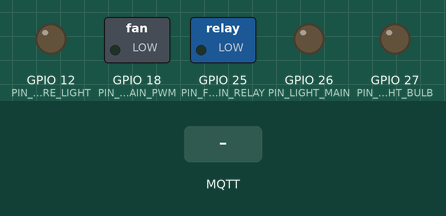
Simulated run of this sketch. Board: ESP32. On the bench: switched loads named in the sketch (green lamp = pin HIGH), output pins drawn as LEDs (lit = HIGH). The test bench sets the inputs (shaded band). WiFi joins after 1.5 s; servers stay silent unless stated; random numbers use the default seed unless the sketch sets one; no MQTT or app messages arrive unless stated; pins used as bus, display or sensor lines are not drawn; what the sketch prints to the serial monitor is not drawn.

Above: at 0.0 s.
At 3.2 s:
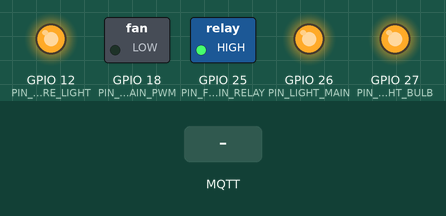
3.3 s: MQTT message "night_mode" arrives on the second subscribed topic
At 3.8 s:
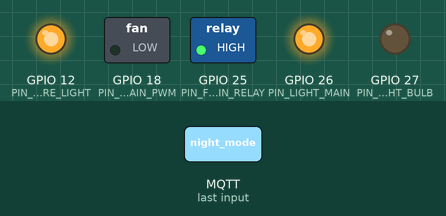
4.8 s: MQTT message "all_off" arrives on the first subscribed topic
6.3 s: MQTT message "night_mode" arrives on the first subscribed topic
Timing chart, 0 to 9.3 s (numbered marks = the images above; inputs shaded):
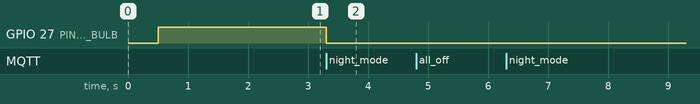

The sketch:

esp32_ayush_node.ino
```cpp
/* ==============================================================================
 * ESP32 Node Firmware — Ayush's Room Switchboard
 * Room ID: ayush (Floor: 2nd Floor)
 *
 * Controlled Appliances:
 *   - ay1: Main Fan with Speed Regulator (Relay on GPIO 25, PWM on GPIO 18)
 *   - ay2: Main Light (GPIO 26)
 *   - ay3: Night Bulb (GPIO 27)
 *   - ay5: Brown Fan (Secondary Fan, GPIO 14)
 *   - ay6: Centre Light Socket (GPIO 12)
 *
 * Telemetry:
 *   - Wi-Fi RSSI signal strength & IP address
 *   - Temperature & Humidity readings
 *
 * MQTT Topics:
 *   - Subscribes to: home/nodes/ayush/set
 *   - Subscribes to: home/nodes/all/scene (Broadcast scenes: ALL_OFF,
 * NIGHT_MODE)
 *   - Publishes to:  home/nodes/ayush/telemetry
 * ==============================================================================
 */

#include <ArduinoJson.h>
#include <PubSubClient.h>
#include <WiFi.h>

// ==============================================================================
// 1. NETWORK & MQTT CONFIGURATION
// ==============================================================================
const char *WIFI_SSID = "YOUR_WIFI_SSID";
const char *WIFI_PASSWORD = "YOUR_WIFI_PASSWORD";

const char *MQTT_SERVER = "192.168.137.185"; // Raspberry Pi Gateway IP
const int MQTT_PORT = 1883;                  // Mosquitto Broker Port
const char *NODE_ID = "ayush"; // Node identifier matching Firebase

// MQTT Topic Definitions
const char *TOPIC_SET        = "home/nodes/ayush/set";
const char *TOPIC_SCENE      = "home/nodes/all/scene";
const char *TOPIC_TELEMETRY  = "home/nodes/ayush/telemetry";
const char *TOPIC_HEARTBEAT  = "home/nodes/ayush/heartbeat";

// ==============================================================================
// 2. HARDWARE PIN DEFINITIONS
// ==============================================================================
#define PIN_FAN_MAIN_RELAY 25 // ay1: Main Fan Power Relay
#define PIN_FAN_MAIN_PWM 18   // ay1: Main Fan Speed Regulator (PWM)
#define PIN_LIGHT_MAIN 26     // ay2: Main Light
#define PIN_NIGHT_BULB 27     // ay3: Night Bulb
#define PIN_BROWN_FAN 14      // ay5: Secondary Brown Fan
#define PIN_CENTRE_LIGHT 12   // ay6: Centre Light Socket

#define RELAY_ON LOW
#define RELAY_OFF HIGH

const int PWM_CHANNEL = 0;
const int PWM_FREQ = 5000;
const int PWM_RESOLUTION = 8;

// Appliance States
bool stateFanMain = false;
int fanMainSpeed = 5; // Level 1 - 5 (Default 5)
bool stateLightMain = false;
bool stateNightBulb = false;
bool stateBrownFan = false;
bool stateCentreLight = false;

// Environmental Data
float ambientTemp = 24.0;
float ambientHumidity = 54.0;

// Timing Constants
unsigned long lastTelemetryMillis  = 0;
unsigned long lastHeartbeatMillis  = 0;
const unsigned long TELEMETRY_INTERVAL_MS  = 8000;
const unsigned long HEARTBEAT_INTERVAL_MS  = 2000; // Heartbeat every 2s

WiFiClient espClient;
PubSubClient mqttClient(espClient);

// ==============================================================================
// 3. HARDWARE CONTROL HELPERS
// ==============================================================================
void applyFanMainSpeed(int speedLevel) {
  if (speedLevel < 1)
    speedLevel = 1;
  if (speedLevel > 5)
    speedLevel = 5;
  fanMainSpeed = speedLevel;

  int dutyCycle = map(speedLevel, 1, 5, 80, 255);
  if (!stateFanMain)
    dutyCycle = 0;

#if ESP_ARDUINO_VERSION >= ESP_ARDUINO_VERSION_VAL(3, 0, 0)
  ledcWrite(PIN_FAN_MAIN_PWM, dutyCycle);
#else
  ledcWrite(PWM_CHANNEL, dutyCycle);
#endif
  Serial.printf(
      "[REGULATOR] Ayush Main Fan Speed set to Level %d (Duty %d/255)\n",
      fanMainSpeed, dutyCycle);
}

void applyRelayStates() {
  digitalWrite(PIN_FAN_MAIN_RELAY, stateFanMain ? RELAY_ON : RELAY_OFF);
  digitalWrite(PIN_LIGHT_MAIN, stateLightMain ? RELAY_ON : RELAY_OFF);
  digitalWrite(PIN_NIGHT_BULB, stateNightBulb ? RELAY_ON : RELAY_OFF);
  digitalWrite(PIN_BROWN_FAN, stateBrownFan ? RELAY_ON : RELAY_OFF);
  digitalWrite(PIN_CENTRE_LIGHT, stateCentreLight ? RELAY_ON : RELAY_OFF);

  applyFanMainSpeed(fanMainSpeed);
}

void initPins() {
  pinMode(PIN_FAN_MAIN_RELAY, OUTPUT);
  pinMode(PIN_LIGHT_MAIN, OUTPUT);
  pinMode(PIN_NIGHT_BULB, OUTPUT);
  pinMode(PIN_BROWN_FAN, OUTPUT);
  pinMode(PIN_CENTRE_LIGHT, OUTPUT);

#if ESP_ARDUINO_VERSION >= ESP_ARDUINO_VERSION_VAL(3, 0, 0)
  ledcAttach(PIN_FAN_MAIN_PWM, PWM_FREQ, PWM_RESOLUTION);
#else
  ledcSetup(PWM_CHANNEL, PWM_FREQ, PWM_RESOLUTION);
  ledcAttachPin(PIN_FAN_MAIN_PWM, PWM_CHANNEL);
#endif

  applyRelayStates();
}

// ==============================================================================
// 4. TELEMETRY & HEARTBEAT PUBLISHERS
// ==============================================================================

// Lightweight heartbeat — just proves the node is alive (2s interval)
void publishHeartbeat() {
  JsonDocument doc;
  doc["node_id"]  = NODE_ID;
  doc["ts_ms"]    = millis();
  doc["rssi"]     = WiFi.RSSI();

  char buffer[128];
  size_t n = serializeJson(doc, buffer);
  mqttClient.publish(TOPIC_HEARTBEAT, buffer, n);
  Serial.println("[MQTT HEARTBEAT] ♥ sent");
}

// Full telemetry — relay states + environment (8s interval)
void publishTelemetry() {
  JsonDocument doc;
  doc["node_id"] = NODE_ID;
  doc["room"] = "Ayush Room (2nd Floor)";
  doc["mac"] = WiFi.macAddress();
  doc["rssi"] = WiFi.RSSI();
  doc["status"] = "online";
  doc["uptime_s"] = millis() / 1000;

  doc["relays"]["ay1_fan_main"] = stateFanMain;
  doc["relays"]["ay1_fan_speed"] = fanMainSpeed;
  doc["relays"]["ay2_light_main"] = stateLightMain;
  doc["relays"]["ay3_night_bulb"] = stateNightBulb;
  doc["relays"]["ay5_brown_fan"] = stateBrownFan;
  doc["relays"]["ay6_centre_light"] = stateCentreLight;

  doc["temperature"] = ambientTemp;
  doc["humidity"] = ambientHumidity;

  char buffer[512];
  size_t n = serializeJson(doc, buffer);
  mqttClient.publish(TOPIC_TELEMETRY, buffer, n);
  Serial.print("[MQTT PUB] Telemetry: ");
  Serial.println(buffer);
}

// ==============================================================================
// 5. MQTT INCOMING COMMAND HANDLER
// ==============================================================================
void handleMqttMessage(char *topic, byte *payload, unsigned int length) {
  char message[512];
  if (length >= sizeof(message))
    length = sizeof(message) - 1;
  memcpy(message, payload, length);
  message[length] = '\0';

  Serial.printf("[MQTT RECV] Topic: %s | Payload: %s\n", topic, message);

  JsonDocument doc;
  DeserializationError error = deserializeJson(doc, message);

  if (String(topic) == TOPIC_SCENE) {
    const char *scene = doc["name"] | message;
    if (strcmp(scene, "all_off") == 0) {
      stateFanMain = false;
      stateLightMain = false;
      stateNightBulb = false;
      stateBrownFan = false;
      stateCentreLight = false;
      Serial.println(">> Scene Executed: ALL_OFF");
    } else if (strcmp(scene, "night_mode") == 0) {
      stateNightBulb = true; // Night lamp ON
      stateLightMain = false;
      stateBrownFan = false;
      stateCentreLight = false;
      Serial.println(">> Scene Executed: NIGHT_MODE");
    }
  } else if (!error) {
    const char* nameStr = doc["name"] | "";
    if (doc["ay1"].is<bool>() || (strstr(nameStr, "FAN") && !strstr(nameStr, "BROWN"))) {
      stateFanMain = doc["ay1"].is<bool>() ? doc["ay1"].as<bool>() : doc["state"].as<bool>();
      if (doc["speed"].is<int>()) {
        fanMainSpeed = doc["speed"].as<int>();
      }
    }
    if (doc["ay2"].is<bool>() || strstr(nameStr, "MAIN")) {
      stateLightMain = doc["ay2"].is<bool>() ? doc["ay2"].as<bool>() : doc["state"].as<bool>();
    }
    if (doc["ay3"].is<bool>() || strstr(nameStr, "NIGHT")) {
      stateNightBulb = doc["ay3"].is<bool>() ? doc["ay3"].as<bool>() : doc["state"].as<bool>();
    }
    if (doc["ay5"].is<bool>() || strstr(nameStr, "BROWN")) {
      stateBrownFan = doc["ay5"].is<bool>() ? doc["ay5"].as<bool>() : doc["state"].as<bool>();
    }
    if (doc["ay6"].is<bool>() || strstr(nameStr, "CENTRE")) {
      stateCentreLight = doc["ay6"].is<bool>() ? doc["ay6"].as<bool>() : doc["state"].as<bool>();
    }
    if (doc["speed"].is<int>()) {
      fanMainSpeed = doc["speed"].as<int>();
    }
  }

  applyRelayStates();
  publishTelemetry();
}

// ==============================================================================
// 6. WI-FI & MQTT CONNECTION MANAGERS
// ==============================================================================
void setupWiFi() {
  delay(10);
  Serial.print("\nConnecting to Wi-Fi: ");
  Serial.println(WIFI_SSID);

  WiFi.mode(WIFI_STA);
  WiFi.begin(WIFI_SSID, WIFI_PASSWORD);

  int attempts = 0;
  while (WiFi.status() != WL_CONNECTED && attempts < 30) {
    delay(500);
    Serial.print(".");
    attempts++;
  }

  if (WiFi.status() == WL_CONNECTED) {
    Serial.println("\n[Wi-Fi] Connected!");
    Serial.print("[Wi-Fi] IP: ");
    Serial.println(WiFi.localIP());
  }
}

void reconnectMQTT() {
  while (!mqttClient.connected()) {
    if (WiFi.status() != WL_CONNECTED)
      setupWiFi();
    Serial.print("[MQTT] Connecting to RPi Broker...");
    String clientId =
        String("ESP32_") + NODE_ID + "_" + String(random(0xffff), HEX);
    if (mqttClient.connect(clientId.c_str())) {
      Serial.println(" Connected!");
      mqttClient.subscribe(TOPIC_SET);
      mqttClient.subscribe(TOPIC_SCENE);
      publishTelemetry();
    } else {
      Serial.printf(" Failed (rc=%d). Retrying in 5s...\n", mqttClient.state());
      delay(5000);
    }
  }
}

// ==============================================================================
// 7. SETUP & MAIN LOOP
// ==============================================================================
void setup() {
  Serial.begin(115200);
  delay(500);
  Serial.println("\n=============================================");
  Serial.println("   ⚡ ELECTROFIC — ESP32 AYUSH ROOM NODE     ");
  Serial.println("=============================================");

  initPins();
  setupWiFi();

  mqttClient.setServer(MQTT_SERVER, MQTT_PORT);
  mqttClient.setCallback(handleMqttMessage);
  mqttClient.setBufferSize(512);
}

void loop() {
  if (!mqttClient.connected())
    reconnectMQTT();
  mqttClient.loop();

  unsigned long currentMillis = millis();

  // Heartbeat every 2 seconds (lightweight — just signals the node is alive)
  if (currentMillis - lastHeartbeatMillis >= HEARTBEAT_INTERVAL_MS) {
    lastHeartbeatMillis = currentMillis;
    publishHeartbeat();
  }

  // Full telemetry every 8 seconds (relay states + environment data)
  if (currentMillis - lastTelemetryMillis >= TELEMETRY_INTERVAL_MS) {
    lastTelemetryMillis = currentMillis;
    publishTelemetry();
  }
}
```

Measured:
- after the input at 3.3 s, GPIO 27 (PIN_NIGHT_BULB): HIGH → LOW at once
- after the input at 4.8 s, every drawn part: stays the same
- after the input at 6.3 s, every drawn part: stays the same
